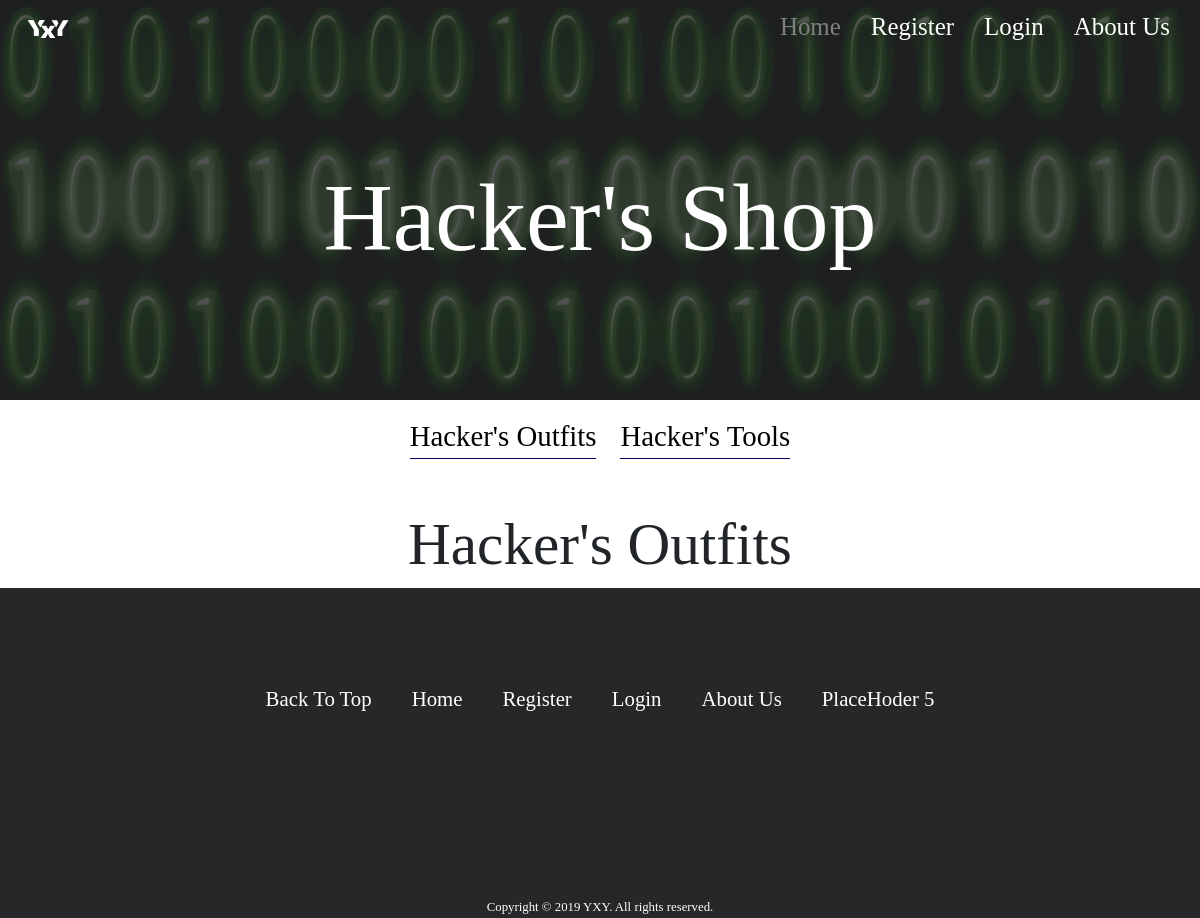
Page /home on the earlier database version.
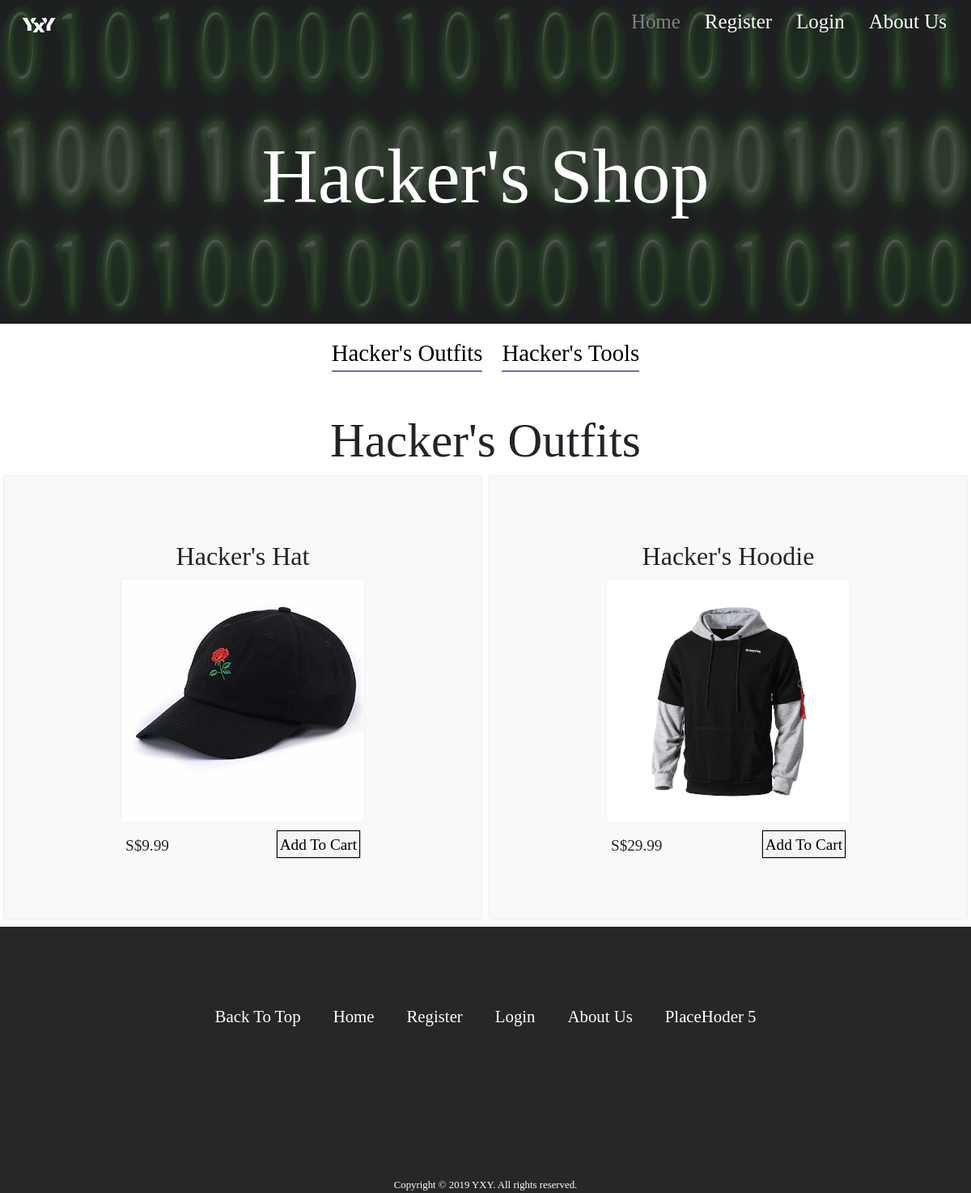
Same page on the later database version.
### shopyP/models.py (models this page shows, shortened)
class HackingProduct(db.Model):
    id = db.Column(db.Integer, primary_key=True)
    title = db.Column(db.String(100), nullable=False)
    price = db.Column(db.Float, nullable=False)
    image_file = db.Column(db.String(20), nullable=False, default='default.jpg')
    date_added = db.Column(db.DateTime, nullable=False, default=datetime.utcnow)
    description = db.Column(db.Text, nullable=False)
    category = db.Column(db.String(100), nullable=False)

### shopyP/routes.py (the view)
@app.route("/")
@app.route("/home")
def home():
    hackingProducts = HackingProduct.query.all()
    return render_template('home.html', title='Home', hackingProducts=hackingProducts)

### shopyP/templates/home.html (shortened to what this page needs)
{% extends "layout.html" %}
{% block cssJs %}
  <link rel="stylesheet" href="{{ url_for('static', filename='css/home.css') }}">
{% endblock cssJs %}
{% block header%}
<div class="banner">
  <div class="background"></div>
  <h2>Hacker's Shop</h2>
</div>
{% endblock header%}
{% block content %}
  <section class="sellingItems">
    <div class="tabs">
      <button type="button" class="tabButton" value="sellingOutfits">Hacker's Outfits</button>
      <button type="button" class="tabButton" value="sellingTools">Hacker's Tools</button>
    </div>
  </section>
<section class="itemsAvailable">
    <div class="sellingOutfits subPage">
      <h3>Hacker's Outfits</h3>
      <div class="shopItems">
        {% for hackingProduct in hackingProducts %}
          {% if hackingProduct.category == "outfits" %}
            <div class="shopItem item1">
              <span class="itemName">{{hackingProduct.title}}</span>
              <img src="{{url_for('static', filename='shop/'+hackingProduct.image_file)}}" alt="{{hackingProduct.title}}">
              <div class="shopItemDetails">
                <span class="itemPrice">S${{hackingProduct.price}}</span>
                <a href="{{ url_for('addToCart', item_id=hackingProduct.id) }}" class="addToCart" >Add To Cart</a>
              </div>
            </div>
          {% endif %}
        {% endfor %}
      </div>
    </div>
</section>
{% endblock content %}

### shopyP/templates/layout.html (shortened to what this page needs)
<!DOCTYPE html>
<html lang="en" dir="ltr">
  <head>
    <link rel="stylesheet" href="{{ url_for('static', filename='css/bootstrap.css')}}">
    <link rel="stylesheet" href="{{ url_for('static', filename='css/init.css')}}">
    <link rel="stylesheet" href="{{ url_for('static', filename='css/nav.css')}}">
    {% block cssJs %}{% endblock %}
  </head>
  <body>
    <div class="logo">
      <a href="{{ url_for('home') }}"></a>
    </div>
    <nav class="sideNav">
      <ul>
        {% if title == 'Home' %}
          <li>
            <a href="{{url_for('home')}}" id="first" class='onNavPage'>Home</a>
          </li>
        {% else %}
          <li>
            <a href="{{url_for('home')}}" id="first" >Home</a>
          </li>
        {% endif %}
        {% if current_user.is_authenticated %}
          {% if title == 'Account'%}
            <li>
              <a href="{{ url_for('account') }}" class='onNavPage'>Account</a>
            </li>
          {% else %}
            <li>
              <a href="{{ url_for('account') }}">Account</a>
            </li>
          {% endif %}
          {% if current_user.id >= 10000000000 %}
            {% if title == 'inventory'%}
              <li>
                <a href="#" class='onNavPage'>Inventory</a>
              </li>
            {% else %}
              <li>
                <a href="#">Inventory</a>
              </li>
            {% endif %}
            {% if title == 'dashboard'%}
              <li>
                <a href="#" class='onNavPage'>Dashboard</a>
              </li>
            {% else %}
              <li>
                <a href="#">Dashboard</a>
              </li>
            {% endif %}
          {% else %}
            {% if title == 'about'%}
              <li>
                <a href="#" class='onNavPage'>About Us</a>
              </li>
            {% else %}
              <li>
                <a href="#">About Us</a>
              </li>
            {% endif %}
          {% endif %}
          <li>
            <a href="{{ url_for('logout')}}">Logout</a>
          </li>
          <div class="sideCart">
            <li>
              {% if title == 'Cart' %}
                <a  href="{{ url_for('home') }}" class="shopLogo">
                </a>
              {% else %}
              <a  href="{{ url_for('cart') }}" class="shopCartLogo">
              </a>
              {% endif %}
            </li>
          </div>
          <div class="sideCart">
            <li></li>
          </div>
        {% else %}
          {% if title == 'Register' %}
            <li>
              <a href="{{url_for('register')}}" class='onNavPage'>Register</a>
            </li>
          {% else %}
            <li>
              <a href="{{url_for('register')}}">Register</a>
            </li>
          {% endif %}
          {% if title== 'Login' %}
            <li>
              <a href="{{url_for('login')}}" class='onNavPage'>Login</a>
            </li>
          {% else %}
            <li>
              <a href="{{url_for('login')}}">Login</a>
            </li>
          {% endif %}
          {% if title == 'about'%}
            <li>
              <a href="#" class='onNavPage'>About Us</a>
            </li>
          {% else %}
            <li>
              <a href="#">About Us</a>
            </li>
          {% endif %}
        {% endif %}
      </ul>
    </nav>
    <article class="workContent">
      {% block header %}
      {% endblock %}
    {% block content %}
    {% endblock %}
    </article>
    <footer class="homeFooter">
      <div class="footerSelection">
        <p class="backToTop"><a href="#" >Back To Top</a></p>
        {% if title == 'Home'%}
          <p class="homeFooter0"><a href="{{url_for('home')}}" class='onPage'>Home</a></p>
        {% else %}
          <p class="homeFooter0"><a href="{{url_for('home')}}">Home</a></p>
        {% endif %}
        {% if title == 'Register' %}
          <p class="homeFooter2"><a href="{{url_for('register')}}" class='onPage'>Register</a></p>
        {% else %}
          <p class="homeFooter2"><a href="{{url_for('register')}}" >Register</a></p>
        {% endif %}
        {% if title == 'Login' %}
          <p class="homeFooter3"><a href="{{url_for('login')}}" class='onPage'>Login</a></p>
        {% else %}
          <p class="homeFooter3"><a href="{{url_for('login')}}">Login</a></p>
        {% endif %}
        {% if title == 'about'%}
          <p class="homeFooter4"><a href="", class='onPage'>About Us</a></p>
        {% else %}
          <p class="homeFooter4"><a href="">About Us</a></p>
        {% endif %}
        <p class="homeFooter1"><a href="">PlaceHoder 5</a></p>
      </div>
      <div class="copyright">Copyright  &copy; 2019 YXY. All rights reserved.</div>
    </footer>
  </body>
</html>

### shopyP/static/css/init.css (style rules this page uses)
* { margin:0px; padding:0px; font-family: shopFont2; }
body { transition: all 0.5s ease-in-out; }
ul { list-style-type: none; padding:0; }
a { text-decoration: none; color: white; }

### shopyP/static/css/nav.css (style rules this page uses)
.sideNav { display: block; }
.logo { display: block; position: fixed; top:0%; left:calc(50% - 23px); cursor: pointer; background: url("../img/logo.png") no-repeat; height:38px; width:46px; }
.logo a { display: block; height:38px; }
.sideNav { display:none; }
.sideNav ul { display: flex; flex-direction: column; padding-left: 0px; visibility: hidden; transition: all 0s ease-in-out; }
.sideNav ul li { list-style: none; border-bottom:1.49px grey solid; margin-left:40px; margin-right: 40px; padding-top:8px; padding-bottom: 8px; transition: all 0.5s ease-in-out; font-family: monospace; font-weight: 400; font-size: 1.3em; }
.sideNav ul li a { display: block; font-size: 1.2em; transition: all 0.5s ease-in-out; }
.sideNav #first { margin-top: 60px; }
.onNavPage { color:grey; pointer-events: none; }
.homeFooter { color:white; background-color: #262729; padding-top: 20px; display: flex; flex-direction: column; justify-content: center; text-align: center; }
.homeFooter p { cursor: pointer; font-family: monospace; font-size: 1.3em; }
.homeFooter1, .homeFooter2, .homeFooter0, .homeFooter3, .homeFooter4 { margin-bottom: 8px; }
.onPage { color:grey; pointer-events: none; }
.backToTop { margin-bottom: 20px; }
.copyright { padding-top: 50px; font-size: 0.7em; font-family: monospace; }
@media only screen and (min-width: 1000px) { .logo { left:2%; top:0.5%; z-index: 1000; } }
@media only screen and (min-width: 1000px) { .sideNav { display:block !important; position:fixed; z-index: 999; width:100%; } }
@media only screen and (min-width: 1000px) { .sideNav ul { visibility: visible !important; padding: 0px; display: flex; flex-direction: row; justify-content: flex-end; } }
@media only screen and (min-width: 1000px) { .sideNav ul li { list-style: none; border-bottom:0; margin:0; padding: 0; padding-top: 8px; padding-right: 30px; } }
@media only screen and (min-width: 1000px) { .sideNav ul li a { display: inline; text-decoration: none; color: white; font-size: 1.2em; } }
@media only screen and (min-width: 1000px) { .onNavPage { color:grey !important; } }
@media only screen and (min-width: 1000px) { .sideNav #first { margin-top: 0px; } }
@media only screen and (min-width: 1000px) { body { background-color: white !important; } }
@media only screen and (min-width: 1000px) { .homeFooter { padding-top: 95px !important; } }
@media only screen and (min-width: 1000px) { .footerSelection { display:flex; flex-direction: row; justify-content: center; } }
@media only screen and (min-width: 1000px) { .footerSelection p { padding-left: 20px; padding-right: 20px; } }
@media only screen and (min-width: 1000px) { .copyright { font-size: .8em; padding-top: 164px; } }
@media only screen and (min-width: 1000px) { .onPage { color:white; } }

Differences in the rows shown:
added HackingProduct: title "Hacker's Hat", image_file (picture), price "9.99"
added HackingProduct: title "Hacker's Hoodie", image_file (picture), price "29.99"
